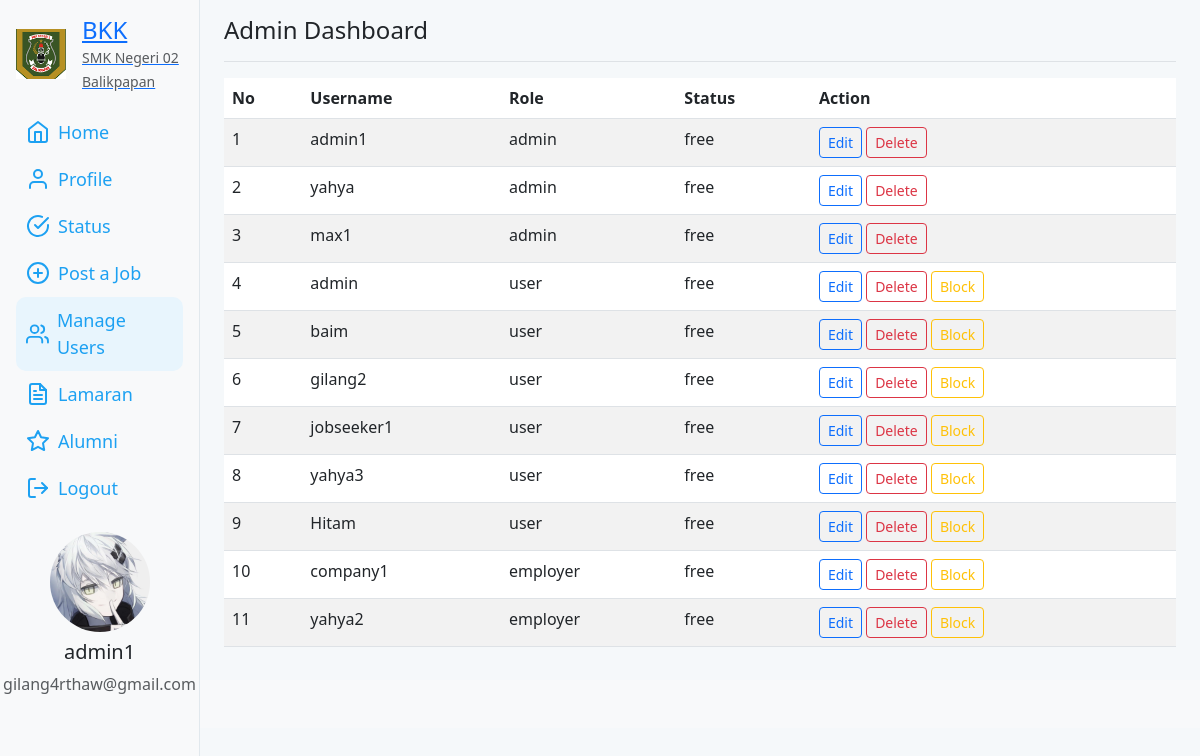
Screenshot of /admin.php (signed in) with the database file from the repository.
### tables this page shows
CREATE TABLE `users` (
  `id` int(11) NOT NULL,
  `username` varchar(50) NOT NULL,
  `password` varchar(255) NOT NULL,
  `email` varchar(100) DEFAULT NULL,
  `created_at` timestamp NULL DEFAULT current_timestamp(),
  `profile_picture` varchar(255) DEFAULT 'default.png',
  `bio` text DEFAULT NULL,
  `role` enum('user','admin','employer') NOT NULL DEFAULT 'user',
  `status` enum('free','blocked') NOT NULL
);

### admin.php (the view, shortened to what this page needs)
<?php
include 'includes/header.php';
$result = $conn->query("SELECT * FROM users ORDER BY CASE WHEN role = 'admin' THEN 1 ELSE 2 END, role ASC");
?>
<div class="d-flex justify-content-between flex-wrap flex-md-nowrap align-items-center border-bottom pb-2 mb-3">
    <h1 class="h4">Admin Dashboard</h1>
</div>
<div class="mb-3">
    <table class="table table-striped">
        <thead>
            <tr>
                <th>No</th>
                <th>Username</th>
                <th>Role</th>
                <th>Status</th>
                <th>Action</th>
            </tr>
        </thead>
        <tbody>
            <?php
            $no = 1;
            while ($user = $result->fetch_assoc()): ?>
            <tr>
                <td><?php echo $no++; ?></td>
                <td><?php echo $user['username']; ?></td>
                <td><?php echo $user['role']; ?></td>
                <td><?php echo $user['status']; ?></td>
                <td>
                    <a class="btn btn-sm btn-outline-primary" href="edit_user.php?id=<?php echo $user['id']; ?>">Edit</a>
                    <a class="btn btn-sm btn-outline-danger" href="delete_user.php?id=<?php echo $user['id']; ?>">Delete</a>
                    <?php if ($user['role'] !== 'admin'):  ?>
                        <?php if ($user['status'] === 'blocked'): ?>
                            <a class="btn btn-sm btn-outline-success" href="block_user.php?id=<?php echo $user['id']; ?>">Unblock</a>
                        <?php else: ?>
                            <a class="btn btn-sm btn-outline-warning" href="block_user.php?id=<?php echo $user['id']; ?>">Block</a>
                        <?php endif; ?>
                    <?php endif; ?>
                </td>
            </tr>
            <?php endwhile; ?>
        </tbody>
    </table>
</div>
<?php include 'includes/footer.php'; ?>

### includes/header.php (shortened to what this page needs)
<?php
include 'includes/db.php';
$user_id = $_SESSION['user_id'];
$sql = "SELECT * FROM users WHERE id='$user_id'";
$result = $conn->query($sql);
if ($result && $result->num_rows > 0) {
    $user = $result->fetch_assoc();
} else {
    $user = null;
    $isBlocked = false;
}
?>
<!DOCTYPE html>
<html lang="en">
<head>
    <link href="https://cdn.jsdelivr.net/npm/bootstrap@5.3.0/dist/css/bootstrap.min.css" rel="stylesheet">
    <link rel="stylesheet" href="css/styles.css">
</head>
<body>
<div class="container-fluid">
    <div class="row">
        <nav id="sidebar" class="col-md-3 col-lg-2 d-md-block bg-light sidebar p-3">
            <div class="d-flex flex-column align-items-center">
                <a href="dashboard.php" class="mb-3 d-flex align-items-center">
                    <img src="uploads/logosekolah.png" alt="Logo" class="img-fluid logo" style="width: 50px;">
                    <div class="ms-3 text-container">
                        <h4 class="mb-0">BKK</h4>
                        <small class="text-muted">SMK Negeri 02 Balikpapan</small>
                    </div>
                </a>
                <ul class="nav flex-column">
                    <li class="nav-item">
                        <a class="nav-link <?php echo basename($_SERVER['PHP_SELF']) == 'dashboard.php' ? 'active' : ''; ?>" href="dashboard.php">
                            <i data-feather="home"></i>
                            <span class="ms-2">Home</span>
                        </a>
                    </li>
                    <li class="nav-item">
                        <a class="nav-link <?php echo basename($_SERVER['PHP_SELF']) == 'profile.php' ? 'active' : ''; ?>" href="profile.php">
                            <i data-feather="user"></i>
                            <span class="ms-2">Profile</span>
                        </a>
                    </li>
                    <li class="nav-item">
                        <a class="nav-link <?php echo basename($_SERVER['PHP_SELF']) == 'apply_job.php' ? 'active' : ''; ?>" href="apply_job.php">
                            <i data-feather="check-circle"></i>
                            <span class="ms-2">Status</span>
                        </a>
                    </li>
                    <li class="nav-item">
                        <a class="nav-link <?php echo basename($_SERVER['PHP_SELF']) == 'add_job.php' ? 'active' : ''; ?>" href="add_job.php">
                            <i data-feather="plus-circle"></i>
                            <span class="ms-2">Post a Job</span>
                        </a>
                    </li>
                    <?php if ($_SESSION['role'] === 'admin'): ?>
                    <li class="nav-item">
                        <a class="nav-link <?php echo basename($_SERVER['PHP_SELF']) == 'admin.php' ? 'active' : ''; ?>" href="admin.php">
                            <i data-feather="users"></i>
                            <span class="ms-2">Manage Users</span>
                        </a>
                    </li>
                    <?php endif; ?>
                    <?php if ($_SESSION['role'] === 'admin' || $_SESSION['role'] === 'employer'): ?>
                    <li class="nav-item">
                        <a class="nav-link <?php echo basename($_SERVER['PHP_SELF']) == 'lamaran.php' ? 'active' : ''; ?>" href="lamaran.php">
                            <i data-feather="file-text"></i>
                            <span class="ms-2">Lamaran</span>
                        </a>
                    </li>
                    <?php endif; ?>
                    <?php if ($_SESSION['role'] === 'admin' || $_SESSION['role'] === 'alumni'): ?>
                    <li class="nav-item">
                        <a class="nav-link <?php echo basename($_SERVER['PHP_SELF']) == 'alumni/alumni.php' ? 'active' : ''; ?>" href="alumni/alumni.php">
                            <i data-feather="star"></i>
                            <span class="ms-2">Alumni</span>
                        </a>
                    </li>
                    <?php endif; ?>
                    <li class="nav-item">
                        <a class="nav-link" href="logout.php">
                            <i data-feather="log-out"></i>
                            <span class="ms-2">Logout</span>
                        </a>
                    </li>
                </ul>
                <div class="profile text-center mt-auto">
                    <?php if ($user): ?>
                        <img src="uploads/<?php echo htmlspecialchars($user['profile_picture']); ?>" alt="User Profile Picture" class="rounded-circle mb-2" style="width: 100px; height: 100px;">
                        <h5><?php echo htmlspecialchars($user['username']); ?></h5>
                        <p class="text-muted"><?php echo htmlspecialchars($user['email']); ?></p>
                    <?php else: ?>
                        <p>User data not available.</p>
                    <?php endif; ?>
                </div>
            </div>
        </nav>
        <main class="col-md-9 ms-sm-auto col-lg-10 px-md-4 py-3 main-content">

### includes/footer.php (shortened to what this page needs)
</main>
    </div>
</div>
<footer class="bg-light text-center text-lg-start mt-auto py-4">
</footer>
</body>
</html>

### css/styles.css (style rules this page uses)
body { background-color: #f5f8fa; }
.sidebar { height: 100vh; position: fixed; top: 0; left: 0; border-right: 1px solid #e1e8ed; }
.sidebar a.nav-link { font-size: 18px; font-weight: 500; color: #1da1f2; display: flex; align-items: center; padding: 10px; border-radius: 10px; }
.sidebar a.nav-link:hover, .sidebar a.nav-link.active { background-color: #e8f5fd; }
.profile { margin-top: 20px; padding: 20px; }
.main-content { margin-left: 220px; padding: 20px; }

### includes/header.php (style rules this page uses)
.main-content { min-height: calc(100vh - 120px); }

### rows the page displays
users: profile_picture (picture), username "admin1", email "gilang4rthaw@gmail.com", role "admin", status "free"
users: username "yahya", role "admin", status "free"
users: username "max1", role "admin", status "free"
users: username "admin", role "user", status "free"
users: username "baim", role "user", status "free"
users: username "gilang2", role "user", status "free"
users: username "jobseeker1", role "user", status "free"
users: username "yahya3", role "user", status "free"
users: username "Hitam", role "user", status "free"
users: username "company1", role "employer", status "free"
users: username "yahya2", role "employer", status "free"
